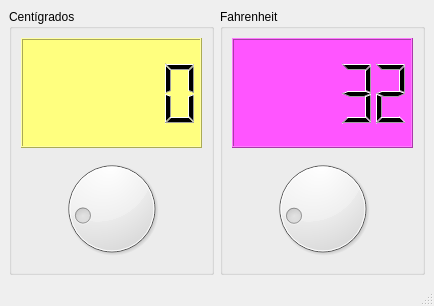
<?xml version="1.0" encoding="UTF-8"?>
<ui version="4.0">
 <class>Principal</class>
 <widget class="QMainWindow" name="Principal">
  <property name="geometry">
   <rect>
    <x>0</x>
    <y>0</y>
    <width>434</width>
    <height>306</height>
   </rect>
  </property>
  <property name="windowTitle">
   <string>Principal</string>
  </property>
  <property name="windowIcon">
   <iconset resource="recources.qrc">
    <normaloff>:/recursos/temperatura.png</normaloff>:/recursos/temperatura.png</iconset>
  </property>
  <widget class="QWidget" name="centralwidget">
   <layout class="QHBoxLayout" name="horizontalLayout">
    <item>
     <widget class="QGroupBox" name="groupBox">
      <property name="title">
       <string>Centígrados</string>
      </property>
      <layout class="QVBoxLayout" name="verticalLayout">
       <item>
        <widget class="QLCDNumber" name="outCent">
         <property name="styleSheet">
          <string notr="true">background-color: rgb(255, 255, 127);</string>
         </property>
        </widget>
       </item>
       <item>
        <widget class="QDial" name="intCent">
         <property name="cursor">
          <cursorShape>OpenHandCursor</cursorShape>
         </property>
         <property name="minimum">
          <number>-18</number>
         </property>
        </widget>
       </item>
      </layout>
     </widget>
    </item>
    <item>
     <widget class="QGroupBox" name="groupBox_2">
      <property name="title">
       <string>Fahrenheit</string>
      </property>
      <layout class="QVBoxLayout" name="verticalLayout_2">
       <item>
        <widget class="QLCDNumber" name="outFahr">
         <property name="styleSheet">
          <string notr="true">background-color: rgb(255, 85, 255);</string>
         </property>
         <property name="value" stdset="0">
          <double>32.000000000000000</double>
         </property>
        </widget>
       </item>
       <item>
        <widget class="QDial" name="intFahr">
         <property name="cursor">
          <cursorShape>OpenHandCursor</cursorShape>
         </property>
         <property name="maximum">
          <number>210</number>
         </property>
         <property name="value">
          <number>32</number>
         </property>
        </widget>
       </item>
      </layout>
     </widget>
    </item>
   </layout>
  </widget>
  <widget class="QMenuBar" name="menubar">
   <property name="geometry">
    <rect>
     <x>0</x>
     <y>0</y>
     <width>434</width>
     <height>21</height>
    </rect>
   </property>
  </widget>
  <widget class="QStatusBar" name="statusbar"/>
 </widget>
 <resources>
  <include location="recources.qrc"/>
 </resources>
 <connections>
  <connection>
   <sender>intCent</sender>
   <signal>valueChanged(int)</signal>
   <receiver>outCent</receiver>
   <slot>display(int)</slot>
   <hints>
    <hint type="sourcelabel">
     <x>111</x>
     <y>214</y>
    </hint>
    <hint type="destinationlabel">
     <x>111</x>
     <y>104</y>
    </hint>
   </hints>
  </connection>
  <connection>
   <sender>intFahr</sender>
   <signal>valueChanged(int)</signal>
   <receiver>outFahr</receiver>
   <slot>display(int)</slot>
   <hints>
    <hint type="sourcelabel">
     <x>322</x>
     <y>214</y>
    </hint>
    <hint type="destinationlabel">
     <x>322</x>
     <y>104</y>
    </hint>
   </hints>
  </connection>
 </connections>
</ui>
